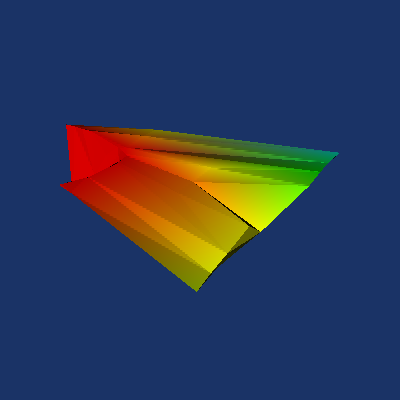

Reproduce this figure in Python.
#!/usr/bin/env python

# Demonstrate vtkTableBasedClipDataSet by reading an unstructured grid,
# clipping by one scalar array, then clipping the result by another,
# and rendering the doubly-clipped output.

import os

# Factory overrides
import vtkmodules.vtkInteractionStyle  # noqa: F401
import vtkmodules.vtkRenderingOpenGL2  # noqa: F401

from vtkmodules.vtkCommonDataModel import vtkDataObject
from vtkmodules.vtkFiltersGeneral import vtkTableBasedClipDataSet
from vtkmodules.vtkFiltersGeometry import vtkDataSetSurfaceFilter
from vtkmodules.vtkIOXML import vtkXMLUnstructuredGridReader
from vtkmodules.vtkRenderingCore import (
    vtkActor,
    vtkPolyDataMapper,
    vtkRenderWindow,
    vtkRenderWindowInteractor,
    vtkRenderer,
)

# Data directory
data_dir = os.environ.get("VPE_DATA_DIR", os.path.dirname(os.path.abspath(__file__)))

# Read unstructured grid
reader = vtkXMLUnstructuredGridReader()
reader.SetFileName(os.path.join(data_dir, "can.vtu"))
reader.Update()

# First clip by ACCL scalar
clip_1 = vtkTableBasedClipDataSet()
clip_1.SetInputConnection(reader.GetOutputPort())
clip_1.SetValue(0)
clip_1.SetInputArrayToProcess(0, 0, 0, 0, "ACCL")

# Second clip by DISPL scalar
clip_2 = vtkTableBasedClipDataSet()
clip_2.SetInputConnection(clip_1.GetOutputPort())
clip_2.SetGenerateClipPointTypes(True)
clip_2.SetValue(0)
clip_2.SetInputArrayToProcess(0, 0, 0, 0, "DISPL")

# Extract surface for rendering
surface = vtkDataSetSurfaceFilter()
surface.SetInputConnection(clip_2.GetOutputPort())

# Mapper and actor
mapper = vtkPolyDataMapper()
mapper.SetInputConnection(surface.GetOutputPort())

actor = vtkActor()
actor.SetMapper(mapper)

# Renderer
renderer = vtkRenderer()
renderer.AddActor(actor)
renderer.SetBackground(0.1, 0.2, 0.4)

# Window
render_window = vtkRenderWindow()
render_window.AddRenderer(renderer)
render_window.SetSize(400, 400)
render_window.SetWindowName("table based clip dataset")

# Interactor
interactor = vtkRenderWindowInteractor()
interactor.SetRenderWindow(render_window)

# Scene
renderer.ResetCamera()

interactor.Initialize()
interactor.Start()
